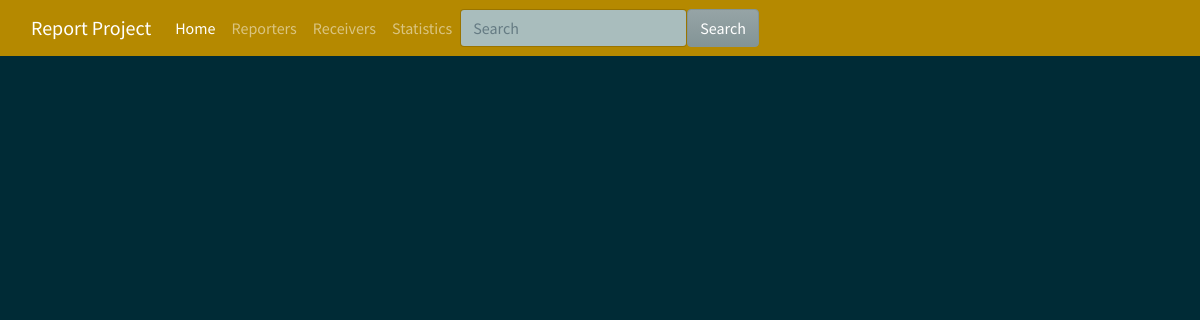
Before: /report/locations/0/ with the older database file.
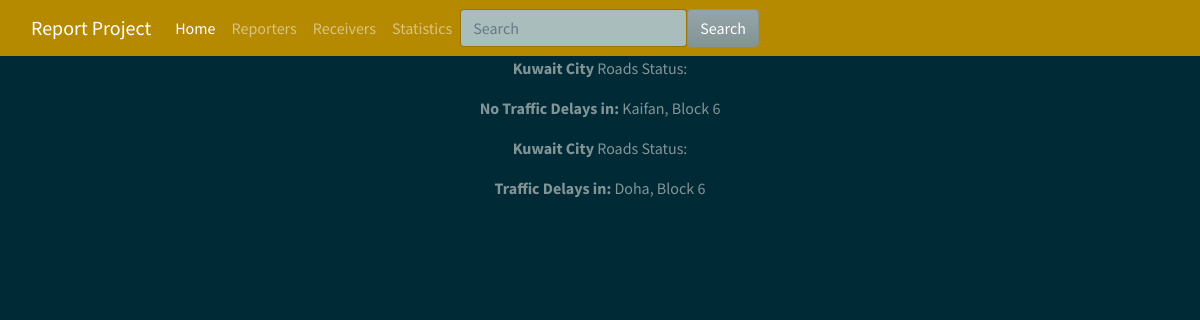
After: the same page with the newer database file.
### report/models.py (models this page shows, shortened)
class Report(models.Model):
    STATUS = (
        (0,"Two car crash"),
        (1,"Multi car crash"),
        (2,"Car crash with Injury"),
        (3,"Car crash with Death"),
        (4,"Car crash with Fire"),
    )
    LOCATION = (
        (0,"Kuwait City"),
        (1,"Al Jahra"),
        (2,"Hawalli"),
        (3,"Farwaniyah"),
        (4,"Mubarak Al-Kabeer"),
        (5, "Al Ahmadi"),
    )
    RSTATUS = (
        (0,"No Traffic Delays"),
        (1," Medium Amount of Traffic"),
        (2, " Traffic Delays"),
    )
    location = models.IntegerField(choices=LOCATION)
    Accident_Address = models.TextField(null=True, blank=True)
    Accident_Describtion = models.TextField(null=True, blank=True)
    status = models.IntegerField(choices=STATUS)
    created_on = models.DateTimeField(auto_now_add=True)
    RoadStatus = models.IntegerField(choices=RSTATUS, default=0)
    reporter = models.ForeignKey(Reporter, on_delete=models.CASCADE)
    receivers = models.ManyToManyField(Receiver, through='ReportStatus')

### report/views.py (the view)
# urls.py: path('locations/<int:location_id>/', views.location_status),
def location_status(request,location_id):
  locationstatus = Report.objects.filter(location = location_id)
  data = {}
  data["locations"] = locationstatus
  return render(request, "location_status.html", context = data)

### report/templates/location_status.html (shortened to what this page needs)
{% extends "base.html"%}
{% block content %}
<!DOCTYPE html>
<html lang="en">
<head>
</head>
<body>
{% for r in locations %}
{% if r.location == 0 %}
<p><strong>Kuwait City</strong> Roads Status:</p>
      {% if r.RoadStatus == 0 %}
        <td><p><strong>No Traffic Delays in: </strong>{{ r.Accident_Address }}</strong></p></td>
      {% elif r.RoadStatus == 1 %}
        <td><p><strong>Medium Amount of Traffic: </strong>{{ r.Accident_Address }}</strong></p></td>
      {% elif r.RoadStatus == 2 %}
        <td><p><strong>Traffic Delays in: </strong>{{ r.Accident_Address }}</strong></p></td>
      {% endif %}
{% endif %}
{% endfor %}
{% endblock %}

Changed rows visible on the page:
added Report: Accident_Address "Kaifan, Block 6"
now on this page (row edited): Report: Accident_Address "Doha, Block 6"
